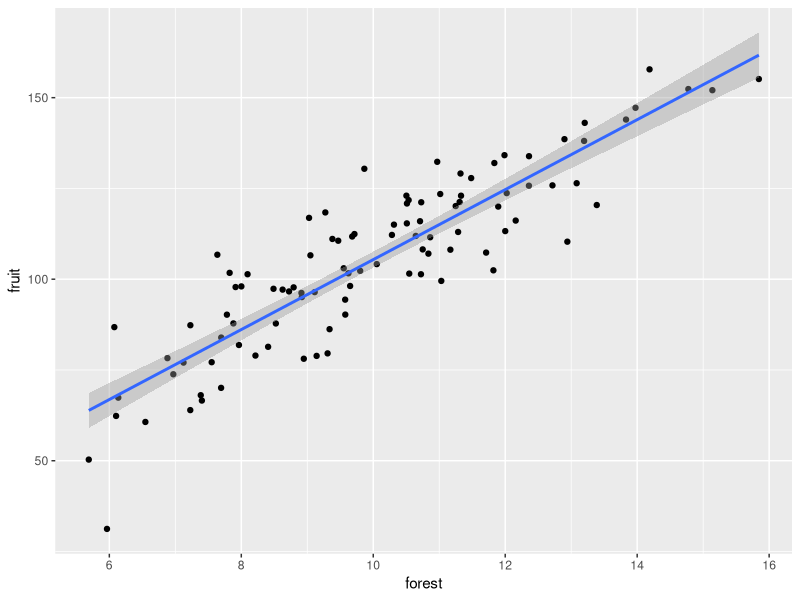

Write the R code that produced this figure.
## ---- chunk 1
library(ggplot2)

#FUNCTION: create fake data
#INPUTS: parameters to generate fake data with normal distribution 
#OUTPUTS: data frame with data with 2 variables with normal distribution

create_fake_data <- function(size=100, xmean=10,xSD=2, noiseSD=10, slope=10) {
      forest <- rnorm(n=size,mean=xmean,sd=xSD) 
  noise <- rnorm(n=size, sd=noiseSD) 
      fruit <- 5.5 + forest*slope + noise
      # organize data into a dataframe
      ID <- seq_len(100) 
      fake_data <- data.frame(ID,forest,fruit)
      return(fake_data)
}
      
# check to see if function worked
fake_data <- create_fake_data()
head(fake_data)

#FUNCTION:basic regression analysis in R
#INPUTS:random data generated above 
#OUTPUTS: summary from linear model (lm)
regModel <- function(data=fake_data,x=fake_data$forest,y=fake_data$fruit) {
  reg <- lm(y ~ x)
  reg_sum <- summary(reg)
  return(reg_sum)
}

# check to see if function worked
regModel(create_fake_data())

#FUNCTION:basic graph to represent regression analysis 
#INPUTS:random data generated above 
#OUTPUTS: graphic representation of the linear model 
regGraph <- function() {
  p <- ggplot(data=fake_data, aes(x=forest,y=fruit)) +
                 geom_jitter() +
                 stat_smooth(method=lm)
  return(p)
}

# check to see if function worked
regGraph()
